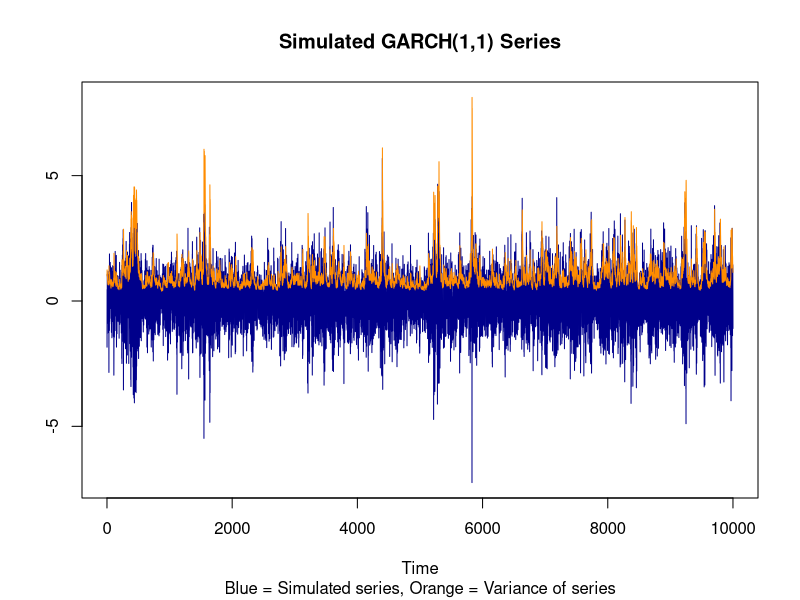
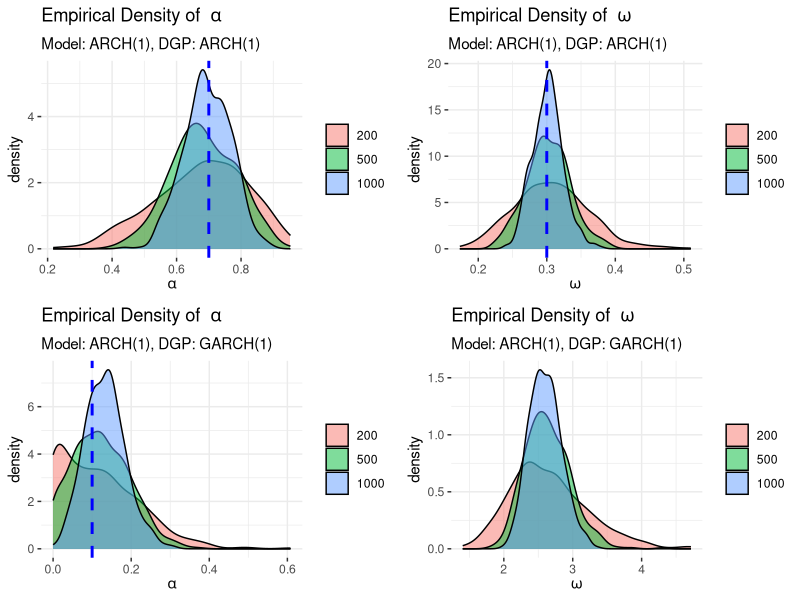

Reproduce these figures in R, in order.
## ---- chunk 1
knitr::opts_chunk$set(fig.path='{{ site.baseurl }}/assets/img/garch-process-')
knitr::opts_chunk$set(echo = TRUE)
## ---- chunk 2
SimGARCH <- function(T = 100, parms = list(omega = 0.05, alpha = 0.1, beta = 0.85), do.plot = TRUE){

  Out <- list()
  
  Out[['Parms']] = c('omega' = parms$omega, 'alpha' = parms$alpha, 'beta' = parms$beta, 'T' = T)
  
  # Initializing vectors of simulated returns and variances
  y = sigma2 = numeric(T)
  
  # Setting parameters
  omega = parms[[1]]; alpha = parms[[2]]; beta = parms[[3]]
  
  # Setting initial variance (t=1) to the unconditional value of the process
  sigma2[1]        = omega / (1.0 - alpha - beta)
  
  # Creating standard normal distributed error term of lengt T
  Out[['epsilon']] = epsilon = rnorm(T, mean = 0, sd = 1)
  
  # Generating initial y observation
  y[1]             = epsilon[1] * sqrt(sigma2[1])

  # Now we loop over the T obsevations, in this loop we start from t=2, since we have already defined the t=1 values
  for (t in 2:(T)) {
    sigma2[t] =  omega + alpha * y[t-1]^2 + beta * sigma2[t-1]
    y[t]      =  sqrt(sigma2[t]) * epsilon[t]
  }
  
  # Saving the generated series in the output list
   Out[['Series']] = y
   Out[['Variance']] = sigma2
  
  # The below code, plots the generated series.
  if (do.plot == TRUE) {
    plot(y = y, x = 1:(T), type = "l", col = "darkblue", lwd = 1,
         main = 'Simulated GARCH(1,1) Series',
         ylab = '',
         xlab = 'Time',
         sub  = 'Blue = Simulated series, Orange = Variance of series',
         ylim = c(min(y), max(sigma2)))
    lines(x = 1:(T), y = sigma2, type = "l", col = "darkorange", lwd = 1)
    
  }
  
 invisible(Out)
}

## ---- chunk 3
# First we specify our parameters
T     = 10000
omega = 0.05
alpha = 0.1
beta  = 0.85

# and then we run the function
SimGARCH(T = T, parms = list(omega = omega, alpha = alpha, beta = beta), do.plot = TRUE)
## ---- chunk 4
NLLK_ARCH <- function(param, X){
  
  # Number of observations
  T = length(X)
  
  # w = omega, a = alpha
  w = param[1]
  a = param[2]
  
  s2 = numeric(T)
  
  # set initital (t = 1) variance to it's unconditional value 
  s2[1] = w / (1 - a)
  
  
  s2[2:T] = w + a * X[1:(T-1)]^2
  LLK = sum(dnorm(x = X, mean = 0, sd = sqrt(s2), log = TRUE))
  
  
  
  # note that we return the negative log-likelihood
  return(-LLK)

  }

## ---- chunk 5
NLLK_ARCH(c(0.1, 0.2), X = rnorm(100))
## ---- chunk 6
fit_ARCH <- function(data){
  method = "L-BFGS-B"
  # set initial values of alpha and omega
  a_init = 0.8
  w_init = var(data) / (1.0 - a_init)
  
  fit <- optim(par = c(w_init, a_init), fn = NLLK_ARCH, method = method, 
               lower = c(0.00001, 0.0001), upper = c(10.0, 0.999), 
               X = data)
  
  ## Compute Average BIC
  T   = length(data)
  LLK = fit[[2]]
  
  BIC = (-2 * LLK + log(T) * length(fit$par)) / T
  
  
  
  out = list('omega' = fit[[1]][1], 'alpha' = fit[[1]][2], 'LogLikeliHood' = fit[[2]], 'BIC' = BIC)
  
  return(out)
}

## ---- chunk 7
B = 500
T = c(200, 500, 1000)

# We will put all our results in an array
Coef = array(NA, dim = c(B, length(T), 2, 2),
              dimnames = list(NULL, T, c("omega", "alpha"), c("Correct", "Misspecified")))

# Correctly Specyfied Model
for (t in T) {
  for (b in 1:B) {
    
    # Simulate ARCH Process 
    Sim = SimGARCH(T = t, parms = list(omega = 0.3 , alpha = 0.7, beta = 0), do.plot = FALSE)
    # Estimate ARCH Model
    Fit = fit_ARCH(Sim[['Series']])
    # Collect coefficients in the array
    Coef[b, paste(t), ,"Correct"] = c(Fit$omega, Fit$alpha)
    
  }
}

for (t in T) {
  for (b in 1:B) {
    
    # Simulate GARCH process (Misspecified)
    Sim = SimGARCH(T = t, parms = list(omega = 0.3, alpha = 0.1, beta = 0.8), do.plot = FALSE)
    # Estimate ARCH Model
    Fit = fit_ARCH(Sim[['Series']])
    # Collect coefficients in the array
    Coef[b, paste(t), ,"Misspecified"] = c(Fit$omega, Fit$alpha)
    
  }
}


# plotting the density
library(tidyverse)
library(ggplot2)
library(gridExtra)


# plotting omega density from the correctly specified model
long <- reshape2::melt(Coef[, , 'omega', 'Correct']) %>% transform(Var2 = as.factor(Var2))

plot_omega_C = ggplot(long, aes(x=value, group=Var2)) + 
  geom_density(aes(fill = Var2), alpha = 0.5) +
  xlim(range(long$value)) +
  geom_vline(aes(xintercept= 0.3),
            color="blue", linetype="dashed", size=1) +
  labs(title = expression('Empirical Density of ' ~omega),
       subtitle = 'Model: ARCH(1), DGP: ARCH(1)',
       x = expression(omega)) +
  theme_bw(  ) +
  theme(legend.title = element_blank(),
        legend.position = 'right',
        legend.background = element_blank(),
        panel.border = element_blank())


# plotting alpha from the correctly specified model
long <- reshape2::melt(Coef[, , 'alpha', 'Correct']) %>% transform(Var2 = as.factor(Var2))

plot_alpha_C = ggplot(long, aes(x=value, group=Var2)) + 
  geom_density(aes(fill = Var2), alpha = 0.5) +
  xlim(range(long$value)) +
  geom_vline(aes(xintercept= 0.7),
            color="blue", linetype="dashed", size=1) +
  labs(title = expression('Empirical Density of ' ~alpha),
       subtitle = 'Model: ARCH(1), DGP: ARCH(1)',
       x = expression(alpha)) +
  theme_bw(  ) +
  theme(legend.title = element_blank(),
        legend.position = 'right',
        legend.background = element_blank(),
        panel.border = element_blank())

# plotting omega density from the misspecified model
long <- reshape2::melt(Coef[, , 'omega', 'Misspecified']) %>% transform(Var2 = as.factor(Var2))

plot_omega_M = ggplot(long, aes(x=value, group=Var2)) + 
  geom_density(aes(fill = Var2), alpha = 0.5) +
  xlim(range(long$value)) +
  geom_vline(aes(xintercept= 0.3),
            color="blue", linetype="dashed", size=1) +
  labs(title = expression('Empirical Density of ' ~omega),
       subtitle = 'Model: ARCH(1), DGP: GARCH(1)',
       x = expression(omega)) +
  theme_bw(  ) +
  theme(legend.title = element_blank(),
        legend.position = 'right',
        legend.background = element_blank(),
        panel.border = element_blank())


# plotting alpha from the misspecified model
long <- reshape2::melt(Coef[, , 'alpha', 'Misspecified']) %>% transform(Var2 = as.factor(Var2))
range(Coef)
plot_alpha_M = ggplot(long, aes(x=value, group=Var2)) + 
  geom_density(aes(fill = Var2), alpha = 0.5) +
  xlim(range(long$value)) +
  geom_vline(aes(xintercept= 0.1),
            color="blue", linetype="dashed", size=1) +
  labs(title = expression('Empirical Density of ' ~alpha),
       subtitle = 'Model: ARCH(1), DGP: GARCH(1)',
       x = expression(alpha)) +
  theme_bw(  ) +
  theme(legend.title = element_blank(),
        legend.position = 'right',
        legend.background = element_blank(),
        panel.border = element_blank())
  
grid.arrange(plot_alpha_C, plot_omega_C, plot_alpha_M,  plot_omega_M)

